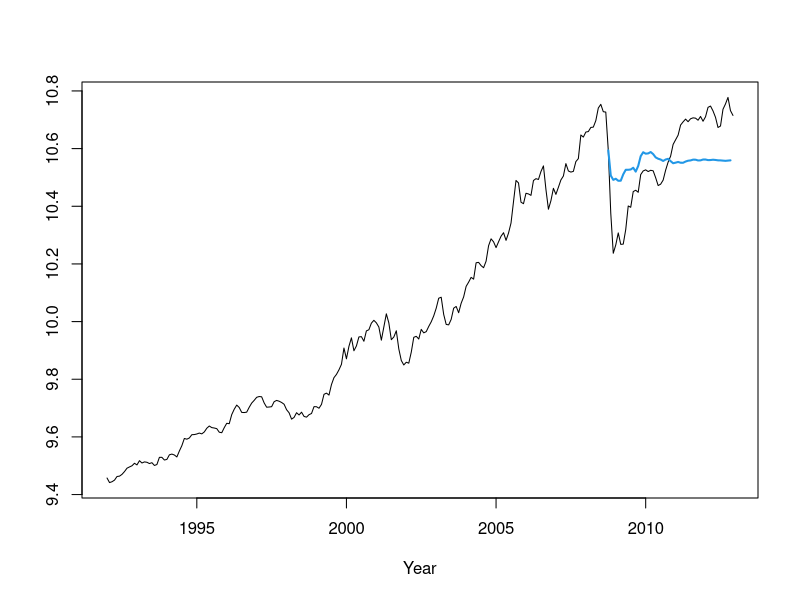
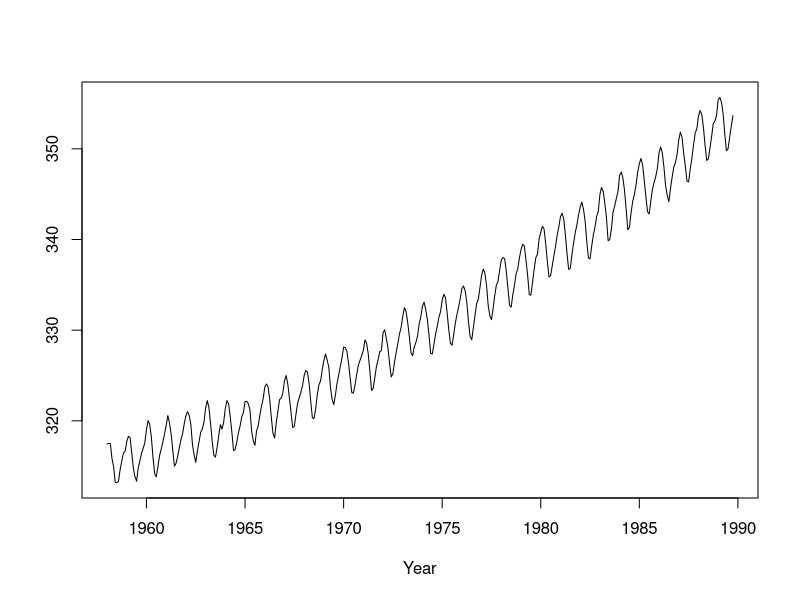
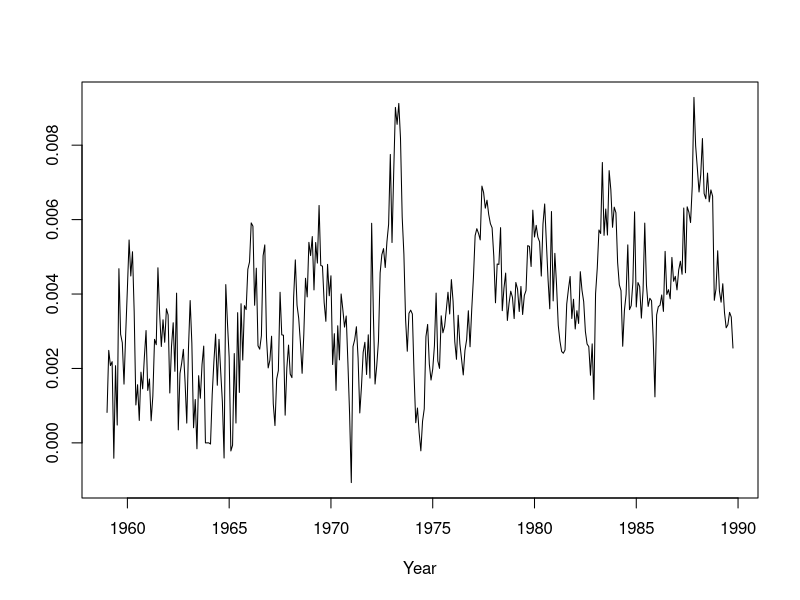
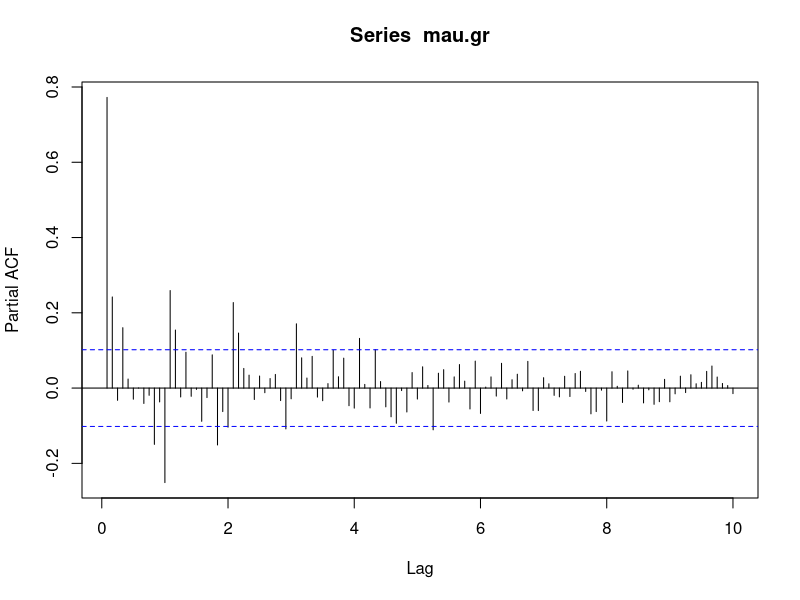
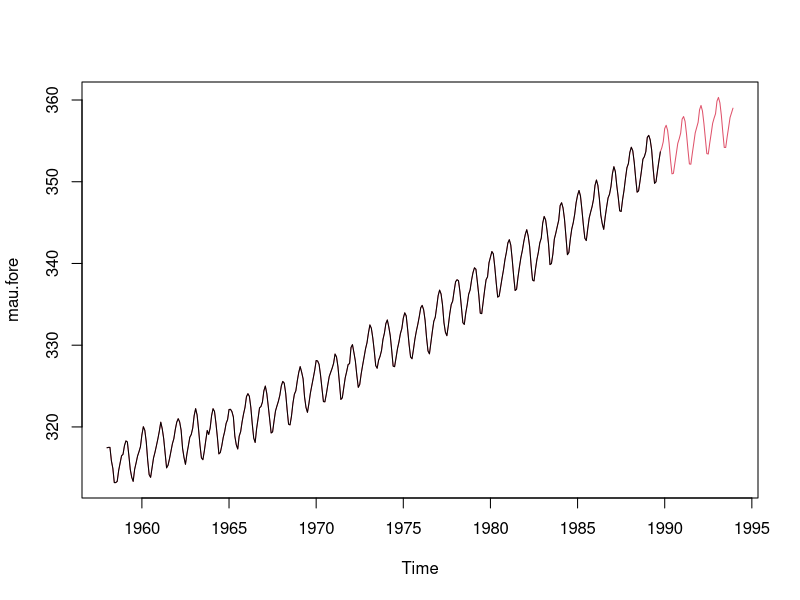

These charts were generated, in order, by the following R code:
## ---- chunk 1
knitr::opts_knit$set(root.dir = 'C:/Users/neide/Documents/GitHub/BEwebinar/Data')
## ---- chunk 2
polymul <- function(a,b) 
{
	bb <- c(b,rep(0,length(a)-1))
	B <- toeplitz(bb)
	B[lower.tri(B)] <- 0
	aa <- rev(c(a,rep(0,length(b)-1)))
	prod <- B %*% matrix(aa,length(aa),1)
	return(rev(prod[,1]))
}

ARMAauto <- function(phi,theta,maxlag)
{
	p <- length(phi)
	q <- length(theta)
	gamMA <- polymul(c(1,theta),rev(c(1,theta)))
	gamMA <- gamMA[(q+1):(2*q+1)]
	if (p > 0) 
	{
		Amat <- matrix(0,nrow=(p+1),ncol=(2*p+1))
		for(i in 1:(p+1))
		{
			Amat[i,i:(i+p)] <- c(-1*rev(phi),1)
		}
		Amat <- cbind(Amat[,(p+1)],as.matrix(Amat[,(p+2):(2*p+1)]) +
			t(matrix(apply(t(matrix(Amat[,1:p],p+1,p)),2,rev),p,p+1)))
		Bmat <- matrix(0,nrow=(q+1),ncol=(p+q+1))
		for(i in 1:(q+1))
		{
			Bmat[i,i:(i+p)] <- c(-1*rev(phi),1)
		}
		Bmat <- t(matrix(apply(t(Bmat),2,rev),p+q+1,q+1))
		Bmat <- matrix(apply(Bmat,2,rev),q+1,p+q+1)
		Bmat <- Bmat[,1:(q+1)]
		Binv <- solve(Bmat)
		gamMix <- Binv %*% gamMA
		if (p <= q) { gamMix <- matrix(gamMix[1:(p+1),],p+1,1) 
			} else gamMix <- matrix(c(gamMix,rep(0,(p-q))),p+1,1)
		gamARMA <- solve(Amat) %*% gamMix 
	} else gamARMA <- gamMA[1]

	gamMA <- as.vector(gamMA)
	if (maxlag <= q) gamMA <- gamMA[1:(maxlag+1)] else gamMA <- c(gamMA,rep(0,(maxlag-q)))
	gamARMA <- as.vector(gamARMA)
	if (maxlag <= p) gamARMA <- gamARMA[1:(maxlag+1)] else {
	for(k in 1:(maxlag-p))
	{
		len <- length(gamARMA)
		acf <- gamMA[p+1+k]
		if (p > 0) acf <- acf + sum(phi*rev(gamARMA[(len-p+1):len]))
		gamARMA <- c(gamARMA,acf)
	} }
	return(gamARMA)
}
## ---- chunk 3
arp.fityw <- function(data,p)
{
	gamma.hat <- acf(data,lag=p,type="covariance",plot=FALSE)$acf[,,1]
	phi <- solve(toeplitz(gamma.hat[1:p]),gamma.hat[2:(p+1)])
	sigma2 <- gamma.hat[1] - sum(phi*gamma.hat[2:(p+1)])
	hess <- sigma2*diag(solve(toeplitz(gamma.hat[1:p])))
	return(list(phi,sigma2,hess))
}

gassa <- read.table("GasSA_2-11-13.dat")
gassa <- ts(log(gassa),start=1992,frequency=12)
gas.diff <- diff(gassa)
n <- length(gas.diff)
ar.coef <- arp.fityw(gas.diff,12)[[1]]
sigma2 <- arp.fityw(gas.diff,12)[[2]]
## ---- chunk 4
pred.k <- function(gamma,max.lag)
{
	kappa.vec <- gamma[2]/gamma[1]
	varphi.vec <- kappa.vec
	if(max.lag > 1) {
	for(k in 2:max.lag)
	{
		schur.new <- gamma[1] - t(varphi.vec) %*% rev(gamma[2:k])
		kappa.new <- (gamma[k+1] - sum(varphi.vec*gamma[2:k]))/schur.new
		kappa.new <- kappa.new[1,1]
		if(abs(kappa.new) < 10^(-15)) kappa.new <- 0
		kappa.vec <- c(kappa.vec,kappa.new)
		varphi.vec <- rev(varphi.vec) - kappa.new * varphi.vec
		varphi.vec <- rev(c(varphi.vec,kappa.new))
	} }
	return(varphi.vec)
}

H <- 50
lag <- n
gamma <- ARMAauto(ar.coef,NULL,lag)*sigma2
x <- gas.diff[1:(n-H)]
for(k in 1:H)
{
	varphi.vec <- pred.k(gamma,n-H+k-1)
	cast <- sum(varphi.vec * x)
	x <- c(x,cast)
}
gassa.fore <- c(gassa[1],filter(x,1,method="recursive",init=gassa[1]))
gassa.fore <- ts(c(rep(NA,n-H),gassa.fore[(n-H+1):n]),start=1992,frequency=12)
## ---- chunk 5
plot(gassa,xlab="Year",ylab="",lwd=1)
lines(gassa.fore,col=4,lwd=2)
## ---- chunk 6
mau <- read.table("mauna.dat",header=TRUE,sep="")
mau <- ts(mau,start=1958,frequency=12)
mau.gr <- diff(log(mau),lag=12)
plot(mau,ylab="",xlab="Year")
plot(mau.gr,ylab="",xlab="Year")
## ---- chunk 7
delta <- c(1,rep(0,11),-1)
d <- length(delta)-1
n <- length(mau.gr) 
mau.pacf <- pacf(mau.gr,lag.max=120)
## ---- chunk 8
p.hat <- 49
ar.coef <- arp.fityw(mau.gr,p.hat)[[1]]
sigma2 <- arp.fityw(mau.gr,p.hat)[[2]]
## ---- chunk 9
H <- 50
gamma <- ARMAauto(ar.coef,NULL,n+H)*sigma2
x <- mau.gr
for(k in 1:H)
{
	varphi.vec <- pred.k(gamma,n+k-1)
	cast <- sum(varphi.vec * x)
	x <- c(x,cast)
}
mau.fore <- c(log(mau)[1:d],filter(x,-delta[-1],method="recursive",init=log(mau)[d:1]))
mau.fore <- ts(exp(mau.fore),start=1958,frequency=12)

plot(mau.fore,col=2)
lines(mau)
